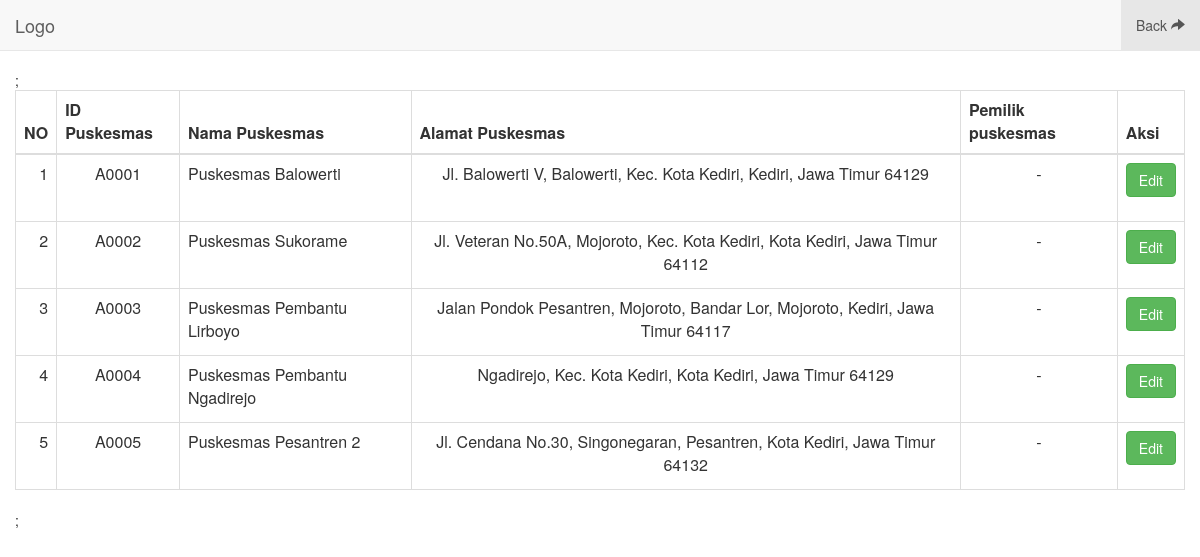
The page /Admin/puskesmas/user_editbio_puskesmas.php on the database its author committed.
### tables this page shows
CREATE TABLE `pukesmas` (
  `ID_pukesmas` varchar(10) NOT NULL,
  `nama_pukesmas` varchar(150) NOT NULL,
  `alamat_pukesmas` varchar(300) NOT NULL,
  `jambuka_pukesmas` varchar(100) NOT NULL,
  `jamtutup_pukesmas` varchar(50) NOT NULL,
  `pemilik_pukesmas` varchar(200) NOT NULL,
  `no_op_pukesmas` varchar(50) NOT NULL,
  `no_telp_pukesmas` varchar(20) NOT NULL,
  `cuti_pukesmas` varchar(100) NOT NULL
);

### Admin/puskesmas/user_editbio_puskesmas.php (the view, shortened to what this page needs)
<?php include '../../koneksi.php'; ?>
<?php include '../navbar_editor.php'; ?>
<!DOCTYPE html>
<html lang="id">
<head>
    <link rel="stylesheet" href="../../framework/css/bootstrap.min.css">
</head>
<body>
    <div class="container">
        <div class="row">
           <?php
 $sql = " SELECT ID_pukesmas, nama_pukesmas , alamat_pukesmas , pemilik_pukesmas FROM pukesmas ";
        $hasil = $conn->query($sql);
        if(!$hasil) {
            if($conn->errno == 1062) {
                echo "<h1>ID Puskesmas sudah ada sudah digunakan</h1>";
            } else {
                echo "Maaf terjadi kesalahan ". $conn->error;
            }
        } else {
            ?>
            <table class="table table-hover text-center  table-hover table-bordered table-paginate" cellspacing="0" width="100%" >
        <thead>
            <tr>
                <th>NO</th>
                <th >ID Puskesmas</th>
                <th>Nama Puskesmas</th>
                <th>Alamat Puskesmas</th>
                <th>Pemilik puskesmas</th>
                <th>Aksi</th>
            </tr>
        </thead>
        <tbody>;
<?php
if ($hasil ->num_rows >=0){
        $no=1;
        while($row = $hasil->fetch_assoc()){
  ?>
            <td align='right'><?php echo $no ; ?></td>
            <td><?php echo $row["ID_pukesmas"]; ?></td>
            <td align='left'><?php echo $row["nama_pukesmas"] ; ?></td>
            <td><?php echo  $row["alamat_pukesmas"]; ?></td>
            <td><?php echo   $row["pemilik_pukesmas"];?></td>
            <td><form method='post'  action='proses/edit.php'>
                    <input type='submit' class="btn btn-success" name='hapus' value='Edit'>
                </form>
            </td></tr><?php
            $no++;
        }
    }?>
    </table> ;
<?php
        }
?>        </div>
    </div>
</body>
</html>

### Admin/navbar_editor.php (shortened to what this page needs)
<nav class="navbar navbar-default navbar-fixed-top">
    <div class="container-fluid">
        <div class="navbar-header">
            <a class="navbar-brand" href="#">
                Logo
            </a>
        </div>
    <?php include 'proses/back.php'; ?>
</nav>

### Admin/puskesmas/proses/back.php
	<ul class="nav navbar-nav navbar-right">
		<li class="active"><a href="../index.php">Back <span class="glyphicon glyphicon-share-alt"></span></a></button>
	</ul>
</div>

### Admin/puskesmas/user_editbio_puskesmas.php (style rules this page uses)
body { padding-top: 70px; padding-bottom: 24px; }

### rows shown on the page
pukesmas: ID_pukesmas "A0001", nama_pukesmas "Puskesmas Balowerti", alamat_pukesmas "Jl. Balowerti V, Balowerti, Kec. Kota Kediri, Kediri, Jawa Timur 64129", pemilik_pukesmas "-"
pukesmas: ID_pukesmas "A0002", nama_pukesmas "Puskesmas Sukorame", alamat_pukesmas "Jl. Veteran No.50A, Mojoroto, Kec. Kota Kediri, Kota Kediri, Jawa Timur 64112", pemilik_pukesmas "-"
pukesmas: ID_pukesmas "A0003", nama_pukesmas "Puskesmas Pembantu Lirboyo", alamat_pukesmas "Jalan Pondok Pesantren, Mojoroto, Bandar Lor, Mojoroto, Kediri, Jawa Timur 64117", pemilik_pukesmas "-"
pukesmas: ID_pukesmas "A0004", nama_pukesmas "Puskesmas Pembantu Ngadirejo", alamat_pukesmas "Ngadirejo, Kec. Kota Kediri, Kota Kediri, Jawa Timur 64129", pemilik_pukesmas "-"
pukesmas: ID_pukesmas "A0005", nama_pukesmas "Puskesmas Pesantren 2", alamat_pukesmas "Jl. Cendana No.30, Singonegaran, Pesantren, Kota Kediri, Jawa Timur 64132", pemilik_pukesmas "-"
